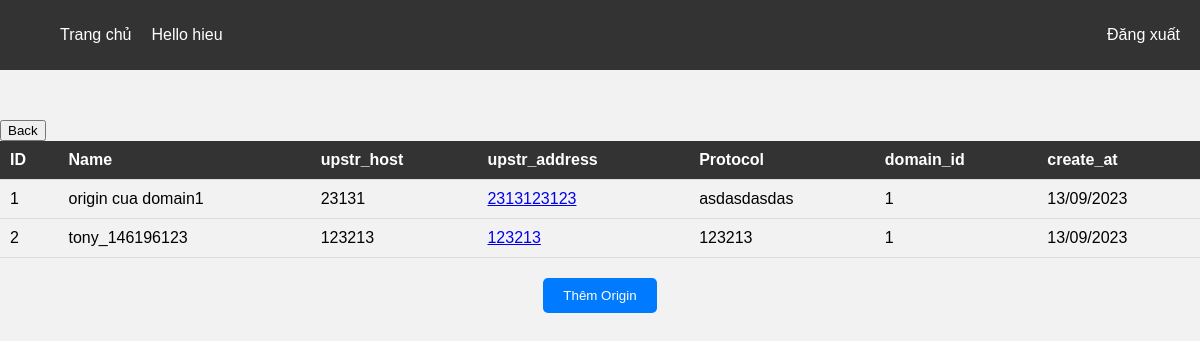
Page /users/1/domains/1/origins (signed in) on the earlier database version.
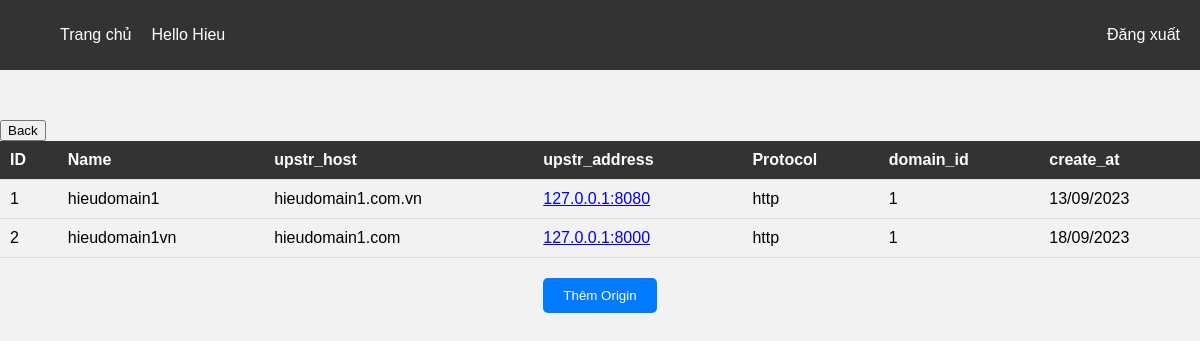
Same page on the later database version.
### app/models.py (models this page shows)
class Origin(Base):
    __tablename__ = "origin"
    id = Column(Integer, primary_key=True, index=True, autoincrement=True)
    name = Column(String)
    upstr_host = Column(String)
    upstr_address = Column(String)
    protocol = Column(String)
    domain_id = Column(Integer, ForeignKey("domain.id"))
    create_at = Column(String)
    domain = relationship("Domain", back_populates="origins")

### main.py (the view)
@app_data.get("/users/{user_id}/domains",response_model=list[schemas.DomainCreate])
def get_domains(request: Request,user_id:int, skip: int = 0, limit: int = 100, db: Session = Depends(get_db)):
    if request.session.get('id'):
        if request.session['id'] == user_id:
            print("dang lay domain")
            user_id = user_id
            domains = crud.get_domains(db,user_id=user_id, skip=skip, limit=limit)
            if domains:
                request.session['domain_ids'] = list()
                for domain in domains:
                    request.session['domain_ids'].append(domain.id)
                print (request.session['domain_ids'])
                return templates.TemplateResponse("admin-domain.html", {"domains": domains,"user":request.session['username'],"user_id":user_id, "request": request})
            else:
                return templates.TemplateResponse("admin-domain.html", {"domains": domains,"user":request.session['username'],"user_id":user_id, "request": request})
        return templates.TemplateResponse("admin-domain.html", {"domains": [],"user":request.session['username'],"user_id":user_id,"message":"Dell phải domains của bạn", "request": request})
    return RedirectResponse(url="/sign-in", status_code=302)

### templates/admin-origin.html (shortened to what this page needs)
<!DOCTYPE html>
<html>
<head>
</head>
<body>
    <header>
        <nav>
            <ul>
                <li><a href="#">Trang chủ</a></li>
                <li>Hello {{user}}</li>
                <li><a href="/logout">Đăng xuất</a></li>
            </ul>
        </nav>
    </header>
    <button onclick="window.location.href = '/users/{{user_id}}/domains'">Back</button>
    <table>
        <tr>
            <th>ID</th>
            <th>Name</th>
            <th>upstr_host</th>
            <th>upstr_address</th>
            <th>Protocol</th>
            <th>domain_id</th>
            <th>create_at</th>
        </tr>
        {% for origin in origins %}
        <tr>
            <td>{{origin.id}}</td>
            <td>{{origin.name}}</td>
            <td>{{origin.upstr_host}}</td>
            <td><a href="/users/{{user_id}}/domains/{{domain_id}}/origins/{{origin.id}}">{{origin.upstr_address}}</a></td>
            <td>{{origin.protocol}}</td>
            <td>{{origin.domain_id}}</td>
            <td>{{origin.create_at}}</td>
        </tr>
        {% endfor %}
    </table>
    <div class="add-origin-button">
        <button onclick="window.location.href='/users/{{user_id}}/domains/{{domain_id}}/create-origin'">Thêm Origin</button>
    </div>
</body>
</html>

### templates/admin-origin.html (style rules this page uses)
header { background-color: #333333; padding: 10px; }
nav ul { list-style: none; display: flex; }
nav ul li { color: #ffffff; margin-right: 10px; }
nav ul li a { color: #ffffff; text-decoration: none; padding: 5px 10px; border-radius: 3px; transition: background-color 0.3s ease; }
nav ul li:last-child { margin-right: 0; margin-left: auto; }
body { background-color: #f2f2f2; margin: 0; padding: 0; font-family: Arial, sans-serif; }
table { width: 100%; border-collapse: collapse; }
th, td { padding: 10px; text-align: left; border-bottom: 1px solid #dddddd; }
th { background-color: #333333; color: #ffffff; }
.add-origin-button { text-align: center; margin-top: 20px; }
.add-origin-button button { background-color: #007bff; color: #ffffff; padding: 10px 20px; border: none; border-radius: 5px; cursor: pointer; }

Differences in the rows shown:
changed Origin id 1: name "origin cua domain1" → "hieudomain1"; upstr_host "23131" → "hieudomain1.com.vn"; upstr_address "2313123123" → "127.0.0.1:8080"; protocol "asdasdasdas" → "http"
changed Origin id 2: name "tony_146196123" → "hieudomain1vn"; upstr_host "123213" → "hieudomain1.com"; upstr_address "123213" → "127.0.0.1:8000"; protocol "123213" → "http"; create_at "13/09/2023" → "18/09/2023"
Other differences:
{{ user }}: "hieu" → "Hieu"
